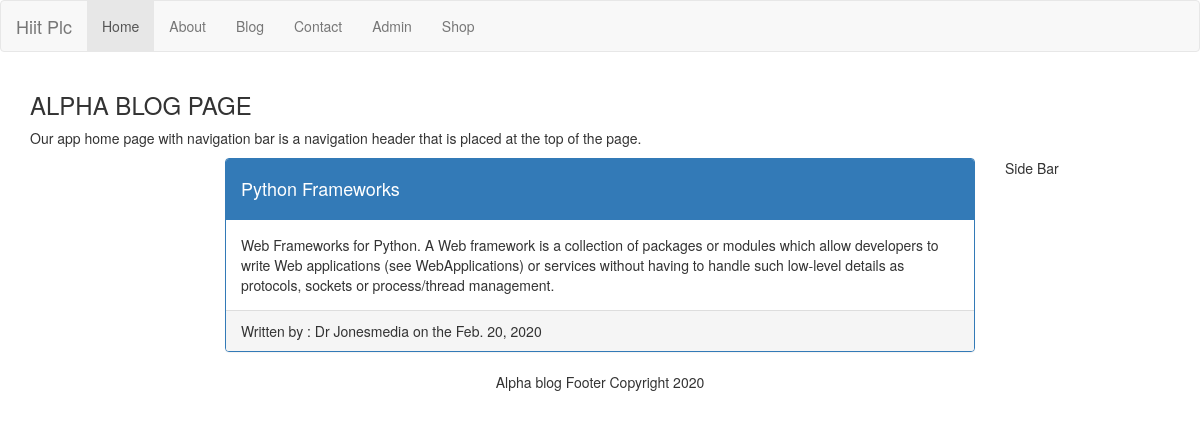
The page /blog/1 on the database its author committed.
### app_1/models.py (models this page shows)
class blogpost(models.Model):
    title   = models.CharField(max_length=120,default = "Title ")
    content = models.TextField(default = "Content ")
    author  = models.CharField(max_length=120, default="Author name")
    date    = models.DateField()

### app_1/views.py (the view)
# urls.py: path('blog/<int:cid>',  appblog_details,name="App Blog Details page" ),
def appblog_details(request,cid ):
    xc=blogpost.objects.get(id=cid)
    q={"xc":xc}
    return render(request,"blog_details.html",q)

### templates/blog_details.html
 {% include "menu.html" %}
<div class="container">
  <h3>ALPHA BLOG  PAGE</h3>
  <p>Our app home page with navigation bar is a navigation header that is placed at the top of the page.</p>
<div class="row">
  <div class="col-sm-2"></div>
  <div class="col-sm-8">
   <div class="panel panel-primary">
      <div class="panel-heading"><h4>{{xc.title}} </h4></div>
      <div class="panel-body"> {{xc.content}}
         </div>
  <div class="panel-footer">  Written by : {{xc.author}}
       on the  {{xc.date}}</div>
    </div>
    </div>
  <div class="col-sm-2"> Side Bar </div>
</div>
</div>
<footer class="container-fluid text-center">
  <p>Alpha blog Footer Copyright 2020</p>
</footer>

### rows shown on the page
blogpost: title "Python Frameworks", content "Web Frameworks for Python. A Web framework is a collection of packages or modules which allow developers to write Web applications (see WebApplications) or services without having to handle such low-level details as protocols, sockets or process/thread management.", author "Dr Jonesmedia", date "Feb. 20, 2020"
